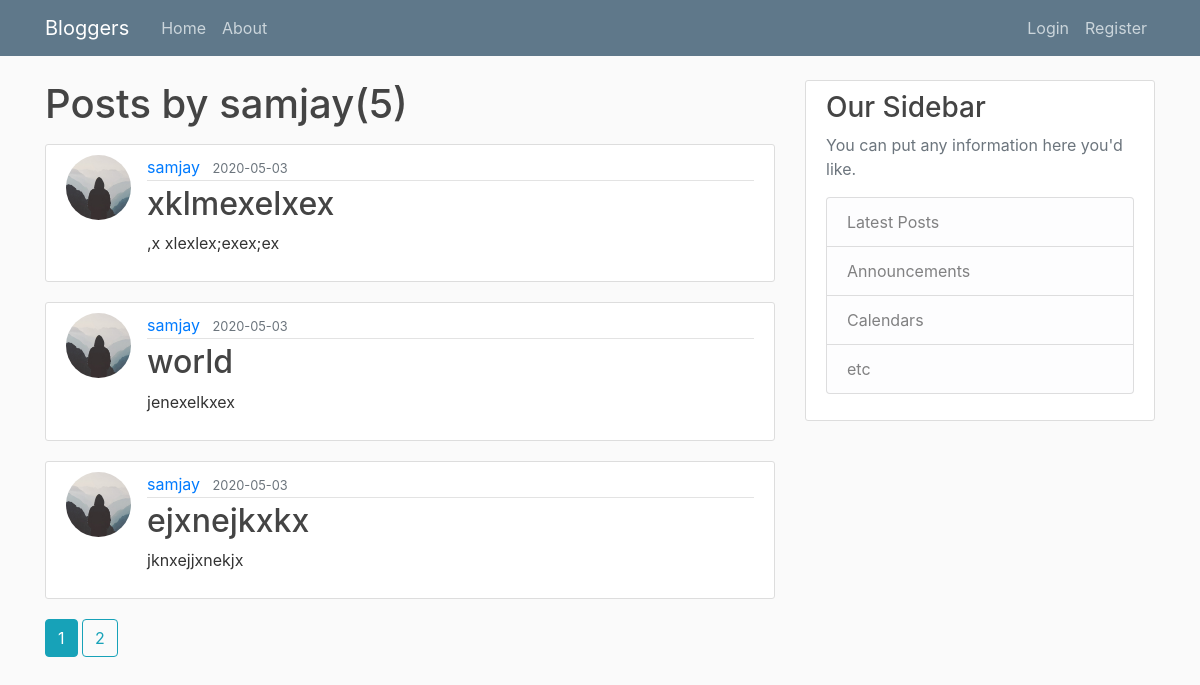
The page /user/samjay on the database its author committed.
### blog/models.py (models this page shows, shortened)
class User(db.Model, UserMixin):
    id = db.Column(db.Integer, primary_key=True)
    username = db.Column(db.String(20), unique=True, nullable=False)
    email = db.Column(db.String(120), unique=True, nullable=False)
    image_file = db.Column(db.String(20), nullable=False, default='default.jpg')
    password = db.Column(db.String(60), nullable=False)
    posts = db.relationship('Post', backref='author', lazy=True)

class Post(db.Model):
    id = db.Column(db.Integer, primary_key=True)
    title = db.Column(db.String(100), nullable=False)
    date_posted = db.Column(db.DateTime, nullable=False, default=datetime.utcnow)
    content = db.Column(db.Text, nullable=False)
    user_id = db.Column(db.Integer, db.ForeignKey('user.id'), nullable=False)

### blog/routes.py (the view)
@app.route("/user/<string:username>")
def user_post(username):
    page = request.args.get('page', 1, type=int)
    user = User.query.filter_by(username=username).first_or_404()
    posts = Post.query.filter_by(author=user).order_by(Post.date_posted.desc()).paginate(page=page, per_page=3)
    return render_template('user_post.html', posts=posts, user=user)

### blog/templates/user_post.html
{% extends "layout.html" %}
{% block content %}
    <h1 class="mb-3">Posts by {{user.username}}({{posts.total}})</h1>
    {% for post in posts.items %}
        <article class="media content-section">
            <img class="rounded-circle article-img" src="{{url_for('static', filename='profile_pics/' + post.author.image_file)}}">
            <div class="media-body">
                <div class="article-metadata">
                    <a class="mr-2" href="{{url_for('user_post', username=post.author.username)}}">{{post.author.username}}</a>
                    <small class="text-muted">{{post.date_posted.strftime('%Y-%m-%d')}}</small>
                </div>
                <h2><a class="article-title" href="{{url_for('post', post_id=post.id)}}">{{post.title}}</a></h2>
                <p class="article-content">{{post.content}}</p>
            </div>
        </article>
    {% endfor %}
{% for page_num in posts.iter_pages(left_edge=1, right_edge=1, left_current=1, right_current=2) %}
   {% if page_num %}
         {% if posts.page == page_num %}
             <a class="btn btn-info mb-4" href="{{url_for('user_post',username=user.username, page=page_num)}}">{{page_num}}</a>
         {% else %}
             <a class="btn btn-outline-info mb-4" href="{{url_for('user_post',username=user.username, page=page_num)}}">{{page_num}}</a>
         {% endif %}
   {% else %}
    ...
   {% endif %}
{% endfor %}
{% endblock content %}

### blog/static/main.css (style rules this page uses)
body { background: #fafafa; color: #333333; margin-top: 5rem; }
h1, h2, h3, h4, h5, h6 { color: #444444; }
.content-section { background: #ffffff; padding: 10px 20px; border: 1px solid #dddddd; border-radius: 3px; margin-bottom: 20px; }
.article-title { color: #444444; }
.article-content { white-space: pre-line; }
.article-img { height: 65px; width: 65px; margin-right: 16px; }
.article-metadata { padding-bottom: 1px; margin-bottom: 4px; border-bottom: 1px solid #e3e3e3 }

### rows shown on the page
User: username "samjay"
Post: image_file (placeholder picture), author.username "samjay", date_posted "2020-05-03", title "xklmexelxex", content ",x xlexlex;exex;ex"
Post: image_file (placeholder picture), author.username "samjay", date_posted "2020-05-03", title "world", content "jenexelkxex"
Post: image_file (placeholder picture), author.username "samjay", date_posted "2020-05-03", title "ejxnejkxkx", content "jknxejjxnekjx"

### other values the page prints
{{ posts.total }} "5"
{{ page_num }} "1"
{{ page_num }} "2"
